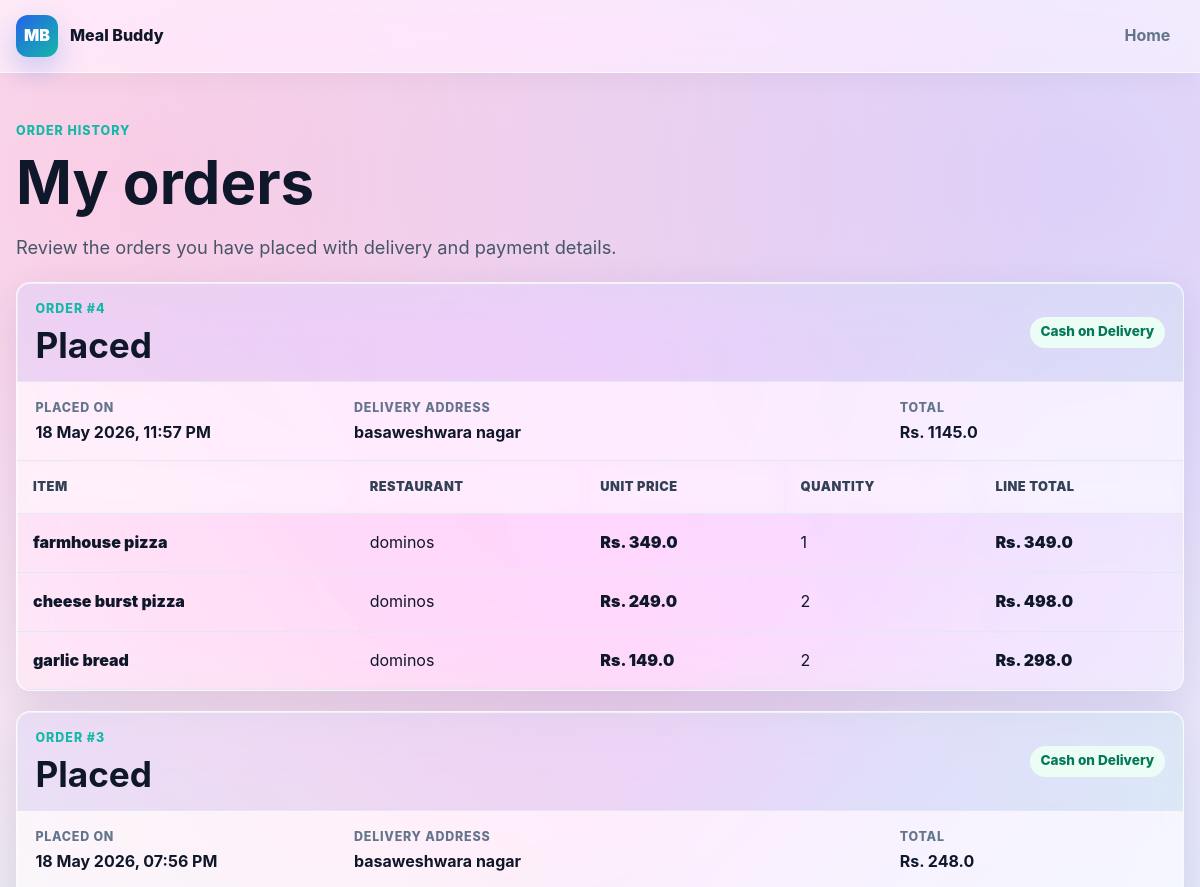
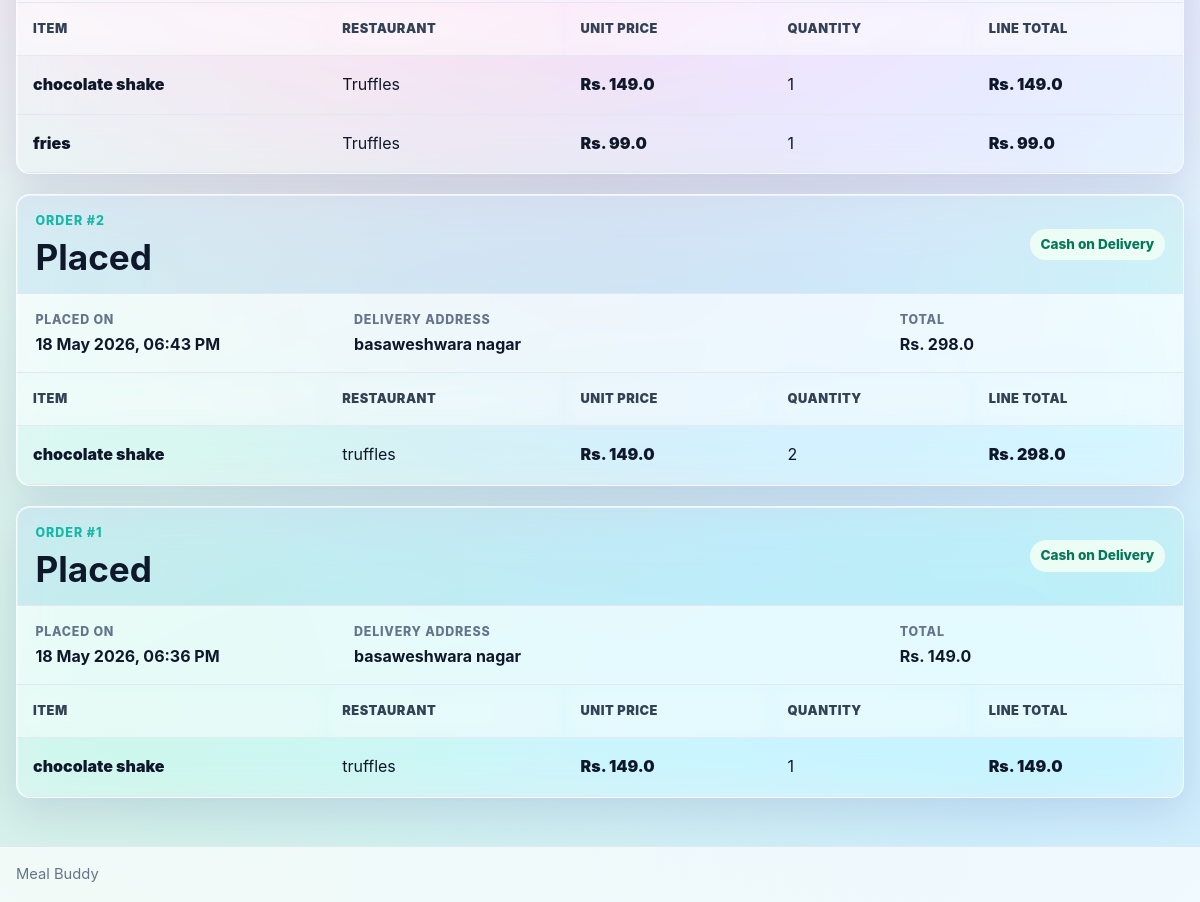
/my_orders/Anoop/, run on the app's committed database (2 pictures, top to bottom).
### delivery/models.py (models this page shows, shortened)
class CustomerOrder(models.Model):
    customer = models.ForeignKey(Customer, on_delete = models.CASCADE, related_name = "orders")
    payment_method = models.CharField(max_length = 40)
    delivery_address = models.CharField(max_length = 200)
    total_price = models.FloatField()
    status = models.CharField(max_length = 30, default = "Placed")
    created_at = models.DateTimeField(auto_now_add = True)

class CustomerOrderItem(models.Model):
    order = models.ForeignKey(CustomerOrder, on_delete = models.CASCADE, related_name = "items")
    item_name = models.CharField(max_length = 100)
    restaurant_name = models.CharField(max_length = 100)
    unit_price = models.FloatField()
    quantity = models.PositiveIntegerField(default = 1)
    line_total = models.FloatField()

### delivery/views.py (the view)
# urls.py: path('my_orders/<str:username>/', views.my_orders, name='my_orders'),
def my_orders(request, username):
    customer = get_object_or_404(Customer, username=username)
    order_list = CustomerOrder.objects.filter(customer=customer).prefetch_related("items").order_by("-created_at")
    return render(request, 'delivery/my_orders.html', {
        'username': username,
        'customer': customer,
        'order_list': order_list,
    })

### delivery/templates/delivery/my_orders.html (shortened to what this page needs)
{% load static %}
<!DOCTYPE html>
<html lang="en">
<head>
    <link rel="stylesheet" href="{% static 'delivery/css/base.css' %}">
    <link rel="stylesheet" href="{% static 'delivery/css/pages.css' %}?v=my-orders-1">
</head>
<body class="site-page">
    <header class="site-header">
        <div class="nav-shell">
            <a class="brand" href="/">
                <span class="brand-mark">MB</span>
                <span>Meal Buddy</span>
            </a>
            <nav class="nav-links" aria-label="Primary">
                <a class="nav-link" href="/">Home</a>
            </nav>
        </div>
    </header>
    <main id="main-content" class="site-main">
        <header class="page-header">
            <div>
                <p class="eyebrow">Order history</p>
                <h1>My orders</h1>
                <p class="lead">Review the orders you have placed with delivery and payment details.</p>
            </div>
        </header>
        {% if order_list %}
            <div class="orders-list">
                {% for order in order_list %}
                    <section class="table-card order-card" aria-labelledby="order-{{ order.id }}-title">
                        <div class="order-card-header">
                            <div>
                                <p class="eyebrow">Order #{{ order.id }}</p>
                                <h2 id="order-{{ order.id }}-title">{{ order.status }}</h2>
                            </div>
                            <span class="status-pill">{{ order.payment_method }}</span>
                        </div>
                        <div class="order-meta">
                            <div>
                                <span>Placed on</span>
                                <strong>{{ order.created_at|date:"d M Y, h:i A" }}</strong>
                            </div>
                            <div>
                                <span>Delivery address</span>
                                <strong>{{ order.delivery_address }}</strong>
                            </div>
                            <div>
                                <span>Total</span>
                                <strong>Rs. {{ order.total_price }}</strong>
                            </div>
                        </div>
                        <div class="table-wrap">
                            <table class="data-table">
                                <thead>
                                    <tr>
                                        <th>Item</th>
                                        <th>Restaurant</th>
                                        <th>Unit price</th>
                                        <th>Quantity</th>
                                        <th>Line total</th>
                                    </tr>
                                </thead>
                                <tbody>
                                    {% for item in order.items.all %}
                                        <tr>
                                            <td><span class="item-name">{{ item.item_name }}</span></td>
                                            <td>{{ item.restaurant_name }}</td>
                                            <td><span class="price">Rs. {{ item.unit_price }}</span></td>
                                            <td>{{ item.quantity }}</td>
                                            <td><span class="price">Rs. {{ item.line_total }}</span></td>
                                        </tr>
                                    {% endfor %}
                                </tbody>
                            </table>
                        </div>
                    </section>
                {% endfor %}
            </div>
        {% endif %}
    </main>
    <footer class="site-footer">
        <div class="footer-shell">Meal Buddy</div>
    </footer>
</body>
</html>

### delivery/static/delivery/css/pages.css (style rules this page uses)
.restaurant-name, .item-name { color: var(--text); font-weight: 900; }
.orders-list { display: grid; gap: 1.25rem; }
.order-card { overflow: hidden; }
.order-card-header { display: flex; align-items: center; justify-content: space-between; gap: 1rem; padding: 1rem 1.15rem; border-bottom: 1px solid var(--border); background: linear-gradient(90deg, rgba(37, 99, 235, 0.08), rgba(20, 184, 166, 0.08)); }
.order-card-header .eyebrow { margin-bottom: 0.35rem; }
.order-meta { display: grid; grid-template-columns: 0.8fr 1.4fr 0.7fr; gap: 1rem; padding: 1rem 1.15rem; border-bottom: 1px solid var(--border); background: rgba(255, 255, 255, 0.5); }
.order-meta span { display: block; color: var(--muted); font-size: 0.78rem; font-weight: 800; letter-spacing: 0.06em; text-transform: uppercase; }
.order-meta strong { display: block; margin-top: 0.25rem; color: var(--text); line-height: 1.35; }

### data on the page
CustomerOrder: id "4", status "Placed", payment_method "Cash on Delivery", created_at "18 May 2026, 11:57 PM", delivery_address "basaweshwara nagar", total_price "1145.0"
CustomerOrderItem: item_name "farmhouse pizza", restaurant_name "dominos", unit_price "349.0", quantity "1", line_total "349.0"
CustomerOrderItem: item_name "cheese burst pizza", restaurant_name "dominos", unit_price "249.0", quantity "2", line_total "498.0"
CustomerOrderItem: item_name "garlic bread", restaurant_name "dominos", unit_price "149.0", quantity "2", line_total "298.0"
CustomerOrder: id "3", status "Placed", payment_method "Cash on Delivery", created_at "18 May 2026, 07:56 PM", delivery_address "basaweshwara nagar", total_price "248.0"
CustomerOrderItem: item_name "chocolate shake", restaurant_name "Truffles", unit_price "149.0", quantity "1", line_total "149.0"
CustomerOrderItem: item_name "fries", restaurant_name "Truffles", unit_price "99.0", quantity "1", line_total "99.0"
CustomerOrder: id "2", status "Placed", payment_method "Cash on Delivery", created_at "18 May 2026, 06:43 PM", delivery_address "basaweshwara nagar", total_price "298.0"
CustomerOrderItem: item_name "chocolate shake", restaurant_name "truffles", unit_price "149.0", quantity "2", line_total "298.0"
CustomerOrder: id "1", status "Placed", payment_method "Cash on Delivery", created_at "18 May 2026, 06:36 PM", delivery_address "basaweshwara nagar", total_price "149.0"
CustomerOrderItem: item_name "chocolate shake", restaurant_name "truffles", unit_price "149.0", quantity "1", line_total "149.0"
